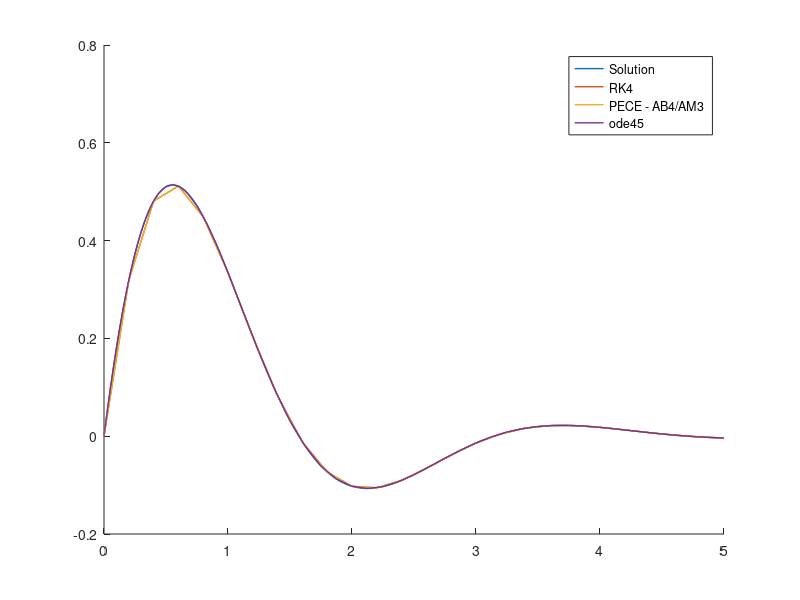

Write MATLAB code to recreate this figure.
function p2

clear all;
close all;
hold on;

%% Actual solution.
_f = @(t) e.^(-t) .* sin(2 .* t);
_t = linspace(0, 5, 200);
_y = _f(_t);

plot(_t, _y, 'DisplayName', 'Solution', 'LineWidth', 1);
val = _f(3)

%% Numerical Solutions
f = @(t, y) -y + 2 .* e^(-t) * cos(2*t);
h = 0.2; % Step Size
t = 0:h:5; % Interval
y = [0]; % Initial point
steps = length(t);

%% RK4
for n = 1:(steps-1)

    % 4-Step
    k1 = f(t(n),	y(n));
    k2 = f(t(n) + h/2,	y(n) + (h/2) * k1);
    k3 = f(t(n) + h/2,	y(n) + (h/2) * k2);
    k4 = f(t(n) + h,	y(n) + h * k3);

    % Compute y_{n+1}
    y(n+1) = y(n) + (h/6) * (k1 + 2*k2 + 2*k3 + k4);

end

val = y((3/h) + 1)
err = norm(_f(3) - val, inf)
plot(t, y, 'DisplayName', 'RK4', 'LineWidth', 1);

%% PECE
y = y(1:4); % Pull startup values from RK4

for n = 5:steps

    % 4-Step AB
    y(n) = y(n-1) + h * (
	(55/24) * f(t(n-1), y(n-1)) -
	(59/24) * f(t(n-2), y(n-2)) +
	(37/24) * f(t(n-3), y(n-3)) -
	(3/8)	* f(t(n-4), y(n-4))
    );

    % 3-Step AM
    y(n) = y(n-1) + h * (
	(3/8)	* f(t(n), y(n)) +
	(19/24)	* f(t(n-1), y(n-1)) -
	(5/24)	* f(t(n-2), y(n-2)) +
	(1/24)	* f(t(n-3), y(n-3))
    );

end

val = y((3/h) + 1)
err = norm(_f(3) - val, inf)
plot(t, y, 'DisplayName', 'PECE - AB4/AM3', 'LineWidth', 1);

%% ODE45

[solx, soly] = ode45(f, [0 5], [0 0]);
val = interp1(solx, soly(:,1), 3, method='linear')
err = norm(_f(3) - val, inf)
plot(solx, soly(:,1), 'DisplayName', 'ode45', 'LineWidth', 1);

legend('show');

end
